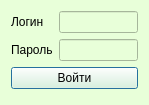
<?xml version="1.0" encoding="UTF-8"?>
<ui version="4.0">
 <class>Dialog</class>
 <widget class="QDialog" name="Dialog">
  <property name="geometry">
   <rect>
    <x>0</x>
    <y>0</y>
    <width>149</width>
    <height>105</height>
   </rect>
  </property>
  <property name="windowTitle">
   <string>Логин</string>
  </property>
  <property name="styleSheet">
   <string notr="true">background-color: rgb(232, 255, 217);ы</string>
  </property>
  <layout class="QFormLayout" name="formLayout">
   <item row="0" column="0">
    <widget class="QLabel" name="label">
     <property name="text">
      <string>Логин</string>
     </property>
    </widget>
   </item>
   <item row="2" column="0">
    <widget class="QLabel" name="label_2">
     <property name="text">
      <string>Пароль</string>
     </property>
    </widget>
   </item>
   <item row="0" column="1">
    <widget class="QLineEdit" name="le_login"/>
   </item>
   <item row="2" column="1">
    <widget class="QLineEdit" name="le_password"/>
   </item>
   <item row="4" column="0" colspan="2">
    <widget class="QPushButton" name="pb_login">
     <property name="text">
      <string>Войти</string>
     </property>
    </widget>
   </item>
  </layout>
 </widget>
 <resources/>
 <connections>
  <connection>
   <sender>pb_login</sender>
   <signal>clicked()</signal>
   <receiver>Dialog</receiver>
   <slot>check_login()</slot>
   <hints>
    <hint type="sourcelabel">
     <x>22</x>
     <y>80</y>
    </hint>
    <hint type="destinationlabel">
     <x>4</x>
     <y>71</y>
    </hint>
   </hints>
  </connection>
 </connections>
 <slots>
  <slot>check_login()</slot>
 </slots>
</ui>
